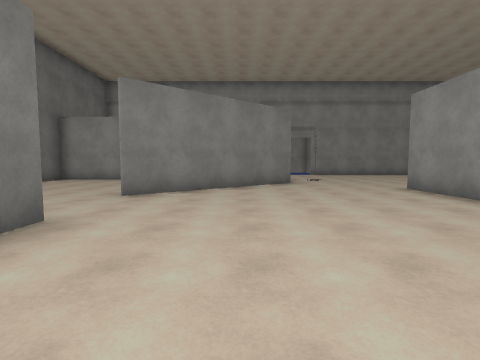
[1] (above)

19 first-person views from a walk through a Unity game level. The camera is 1.4 m above the floor, tilts 4° down and sees 85° across. The floor is counted in squares, 2 m on a side. Each view is taken from the middle of a square. On the plan, view 1 faces up. The plan holds only what a view shows up to about 9 squares ahead; the rest is blank. The place goes on beyond the plan. The player character is not drawn. Some animated figures are not drawn. Door leaves are left out, so doorways stand open. Some surface patterns are stand-ins.

[2]
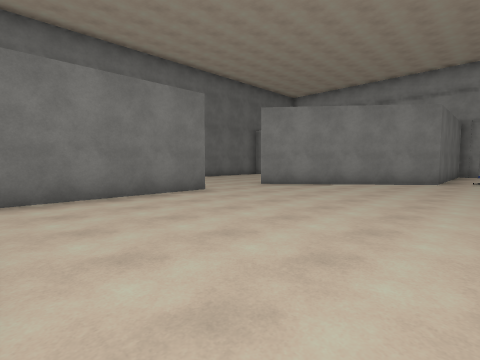

[3]
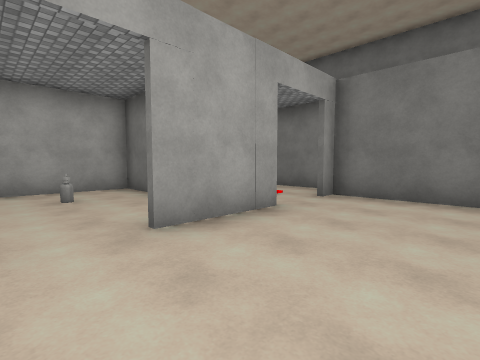

[4]
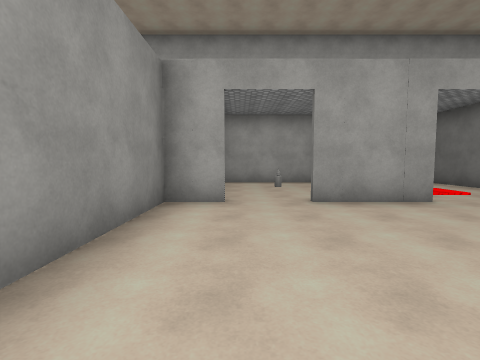

[5]
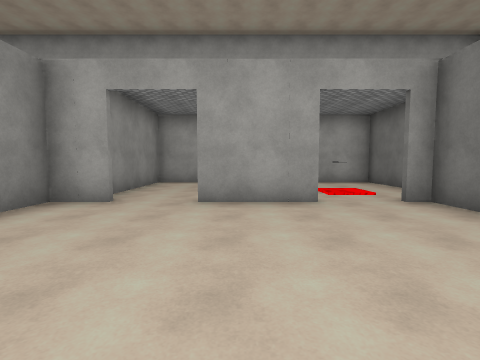

[6]
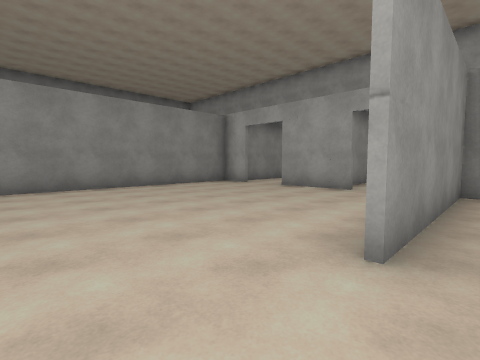

[7]
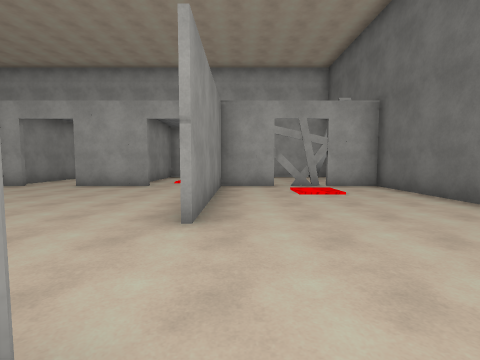

[8]
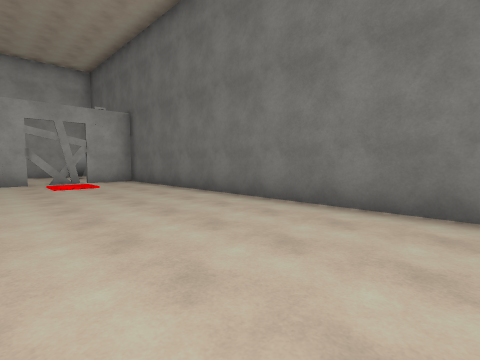

[9]
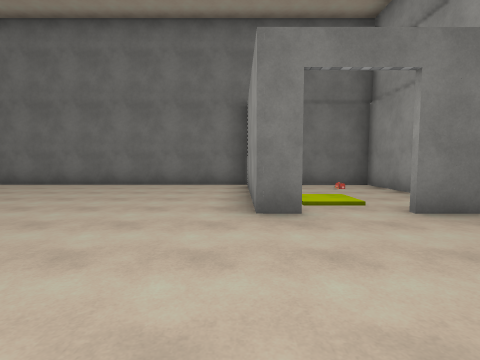

[10]
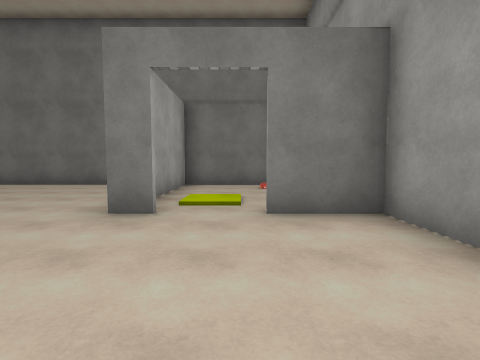

[11]
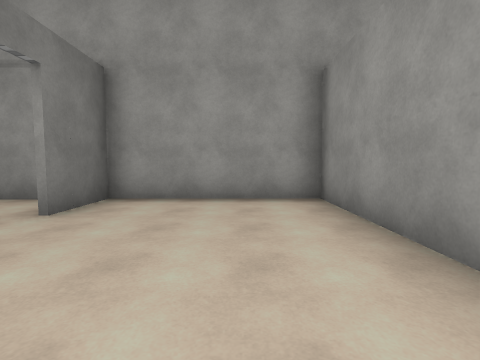

[12]
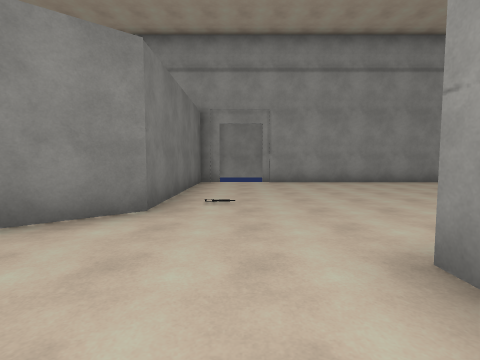

[13]
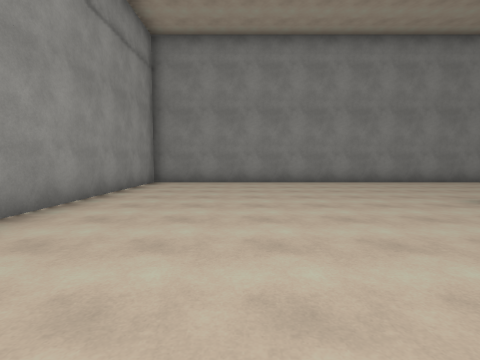

[14]
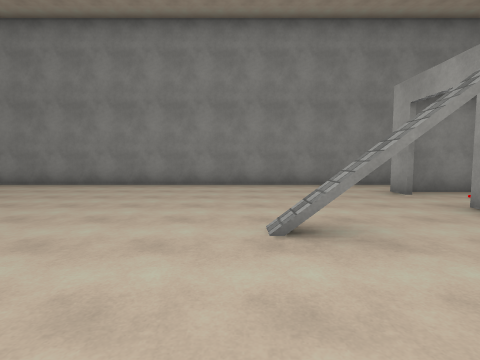

[15]
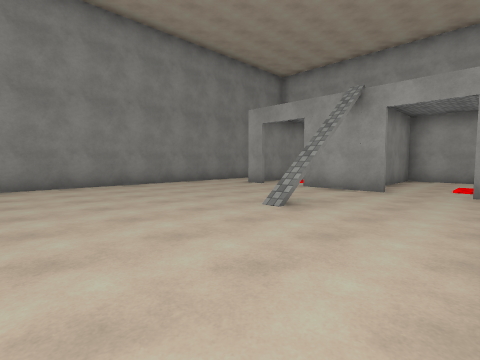

[16]
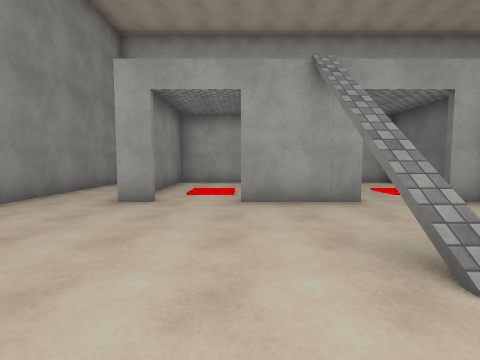

[17]
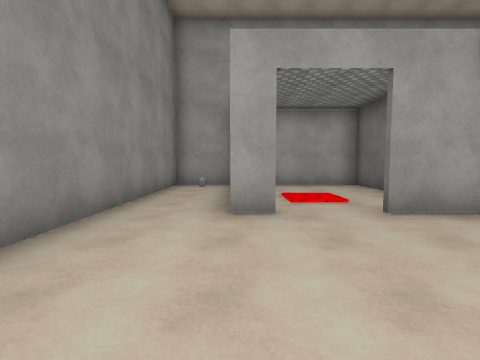

[18]
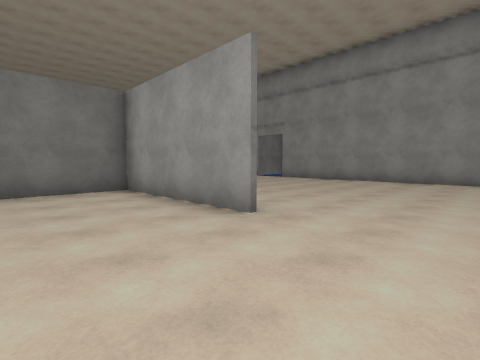

[19]
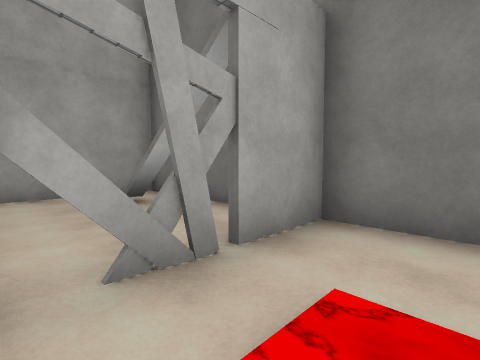

### Floor plan
Key: @ floor where view 1 was taken; # wall or solid block; x gap in a wall; . floor; / step, stairs or slope; D open door; ≈ lava the walk keeps out of; O other object.
Columns run from 7 left of view 1 to 13 right of it. Each row starts with its distance up from view 1.
 14 ########## ##########
 13 #....#...#..........#
 12 #..//....#..........#
 11 #..//....#..........#
 10 #####....#..........#
  9 #.......##..........#
  8 #......##...........#
  7 #.....##...#####....#
  6 #....##....#........#
  5 #..........#........#
  4 #..........#........#
  3 #....#.....#........#
  2 #....#.....#........#
  1 #....#.....#...#....#
  0 #.≈..#.@...#........#
 -1 #....#.....#........#
 -2 ###x##.##DD##.##..#.#
 -3 #...#≈≈#...#≈..#≈≈#.#
 -4 ##..#..#.O.#...#..#.#
 -5 #...#  #...#...#..#O#
 -6 #####################

Positions as (right, up) in squares from view 1, and headings:
1: (0, 0), facing up
2: (3, -1), facing up-left
3: (3, 1), facing down-left
4: (3, 3), facing down
5: (1, 3), facing down
6: (-3, 5), facing down-right
7: (-3, 6), facing down
8: (-3, 8), facing down-left
9: (1, 10), facing left
10: (1, 12), facing left
11: (0, 9), facing up
12: (3, 5), facing up
13: (4, 11), facing right
14: (5, 2), facing right
15: (5, 5), facing down-right
16: (9, 3), facing down
17: (11, 2), facing down
18: (11, 4), facing up-left
19: (-4, 0), facing down-left
